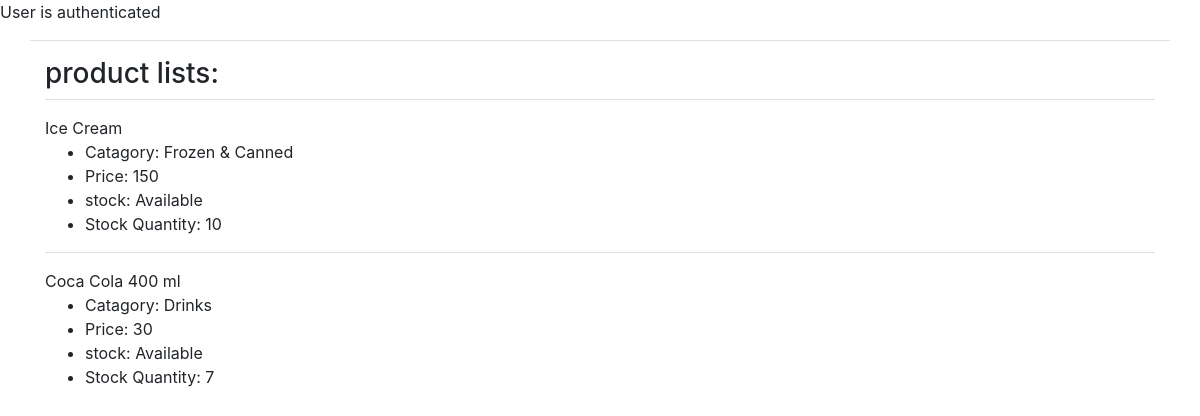
Screenshot of /product/details/ (signed in) with the database file from the repository.
### product/models.py (models this page shows, shortened)
class Product(models.Model):
    product_id = models.IntegerField(primary_key=True, db_column='Product ID')
    product_name = models.CharField(max_length=50, db_column='Product Name')
    price = models.IntegerField(db_column='Price')
    status = models.BooleanField(default=False, db_column='Status')
    quantity = models.IntegerField( db_column='Quantity')
    category_name = models.ForeignKey(Category, on_delete=models.CASCADE, db_column='Category ID')
    class Meta:
        db_table = 'ProductInfo'

class Category(models.Model):
    category_name = models.CharField(primary_key=True, max_length=100, db_column='Category Name')
    class Meta:
        db_table = 'Category'
    def __str__(self):
        return self.category_name

### product/views.py (the view)
# urls.py: path('details/', product_view.product1, name='product-details'),
def product1(request):
    productlist= Product.objects.all()
    return render(request, 'product/productList.html', { 'productlist': productlist })

### template/product/productList.html (shortened to what this page needs)
{% extends 'user/base2.html' %}
    {% block content %}
    {% if user.is_authenticated %}
    <p>User is authenticated</p>
    {% else %}
    <p>Not authenticated</p>
    {% endif %}
    <link rel="stylesheet" href="https://maxcdn.bootstrapcdn.com/bootstrap/4.5.2/css/bootstrap.min.css">
    <div id="div1" class="div1 container border-top pt-3">
        <h3 id="p11">product lists: </h3>
        {% for product in productlist %}
        <div id="div11" class="div1 border-top pt-3">
            {{ product.product_name }}
            <ul>
                <li>Catagory: {{ product.category_name }}</li>
                <li>Price: {{ product.price }}</li>
                <li>stock: {% if product.status %}
                            Available
                        {% endif %}
                </li>
                <li>Stock Quantity: {{ product.quantity }}</li>
            </ul>
        </div>
        {% endfor %}
    </div>
    {% endblock %}

### rows the page displays
Product: product_name "Ice Cream", category_name "Frozen & Canned", price "150", Status "Available", quantity "10"
Product: product_name "Coca Cola 400 ml", category_name "Drinks", price "30", Status "Available", quantity "7"
